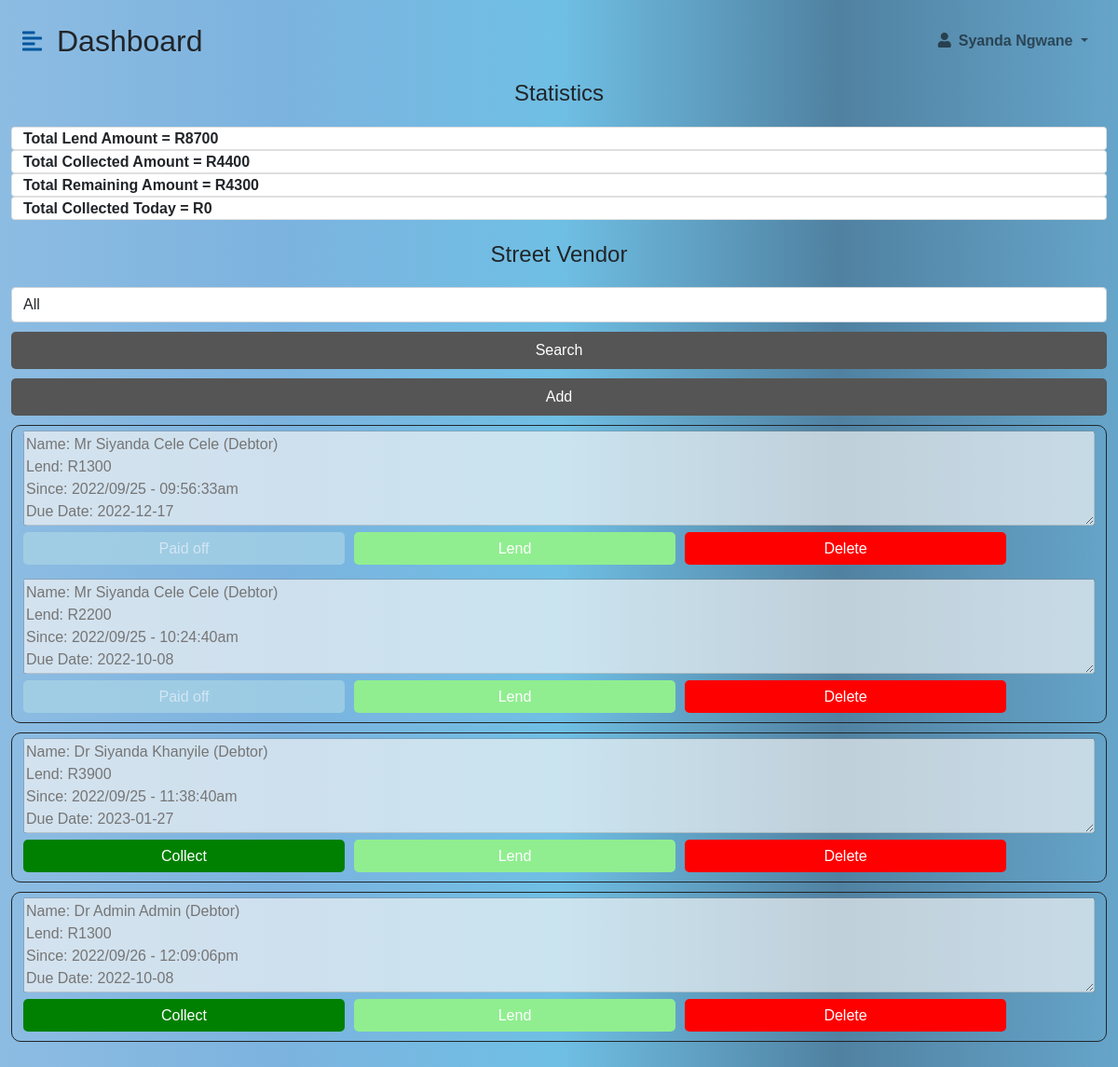
The page /street-vender.php (signed in) on the database its author committed.
### tables this page shows
CREATE TABLE `street_vendors` (
  `id` int(11) NOT NULL,
  `title` varchar(100) NOT NULL,
  `fname` varchar(1000) NOT NULL,
  `lname` varchar(1000) NOT NULL,
  `mphone` varchar(100) NOT NULL,
  `address` varchar(1000) NOT NULL,
  `date` varchar(100) NOT NULL,
  `userid` varchar(1000) NOT NULL
);

CREATE TABLE `street_vendor_loans` (
  `id` int(11) NOT NULL,
  `userid` varchar(1000) NOT NULL,
  `amount` varchar(100) NOT NULL,
  `interest` varchar(100) NOT NULL,
  `total` varchar(100) NOT NULL,
  `date` text NOT NULL,
  `due_date` varchar(100) NOT NULL,
  `status` varchar(100) NOT NULL
);

### street-vender.php (the view, shortened to what this page needs)
 <!DOCTYPE html>
<html lang="en">
<head>
    <link href="https://cdn.jsdelivr.net/npm/bootstrap@5.0.0-beta3/dist/css/bootstrap.min.css" rel="stylesheet" />
    <link rel="stylesheet" href="https://cdnjs.cloudflare.com/ajax/libs/font-awesome/5.15.3/css/all.min.css" />
    <link rel="stylesheet" href="styles.css" />
</head>
<?php
 $currentUser = $_SESSION['currentUser'];
?>
<body>
<form action="#" method="post" enctype="multipart/form-data" autocomplete="off">
<div class="d-flex" id="wrapper">
        <div id="page-content-wrapper">
            <nav class="navbar navbar-expand-lg navbar-light bg-transparent py-4 px-4">
                <div class="d-flex align-items-center">
                    <i class="fas fa-align-left primary-text fs-4 me-3" id="menu-toggle"></i>
                    <h2 class="fs-2 m-0">Dashboard</h2>
                </div>
                <div class="collapse navbar-collapse" id="navbarSupportedContent">
                    <ul class="navbar-nav ms-auto mb-2 mb-lg-0">
                        <li class="nav-item dropdown">
                            <a class="nav-link dropdown-toggle second-text fw-bold" href="#" id="navbarDropdown"
                                role="button" data-bs-toggle="dropdown" aria-expanded="false">
                                <i class="fas fa-user me-2"></i><?php echo $currentUser  ?>
                            </a>
                        </li>
                    </ul>
                </div>
            </nav>
            <div class="container-fluid px-4">
                <div class="row my-5">
                    <?php
                    $sql = "SELECT * FROM street_vendors";
                    $id = "All";
                    include "conn.php";
                    $today = 0;
                    $collected = $collected1 = $total = $total_c = 0;
                    $sql4 = "SELECT * FROM street_vendor_collections";
                    $result4 = $conn-> query($sql4);
                    if ($result4-> num_rows > 0){
                        while($row4= $result4-> fetch_assoc()){
                            $collected = $collected + $row4['amount'];
                        }
                    }
                    $total_c = $collected + $collected1;
                   $tot_loan = $street_v_loan = $clients_loan = 0;
                   $sql4 = "SELECT * FROM street_vendor_loans";
                   $result4 = $conn-> query($sql4);
                   if ($result4-> num_rows > 0){
                       while($row4= $result4-> fetch_assoc()){
                           $street_v_loan = $street_v_loan + $row4['total'];
                       }
                   }
                   $tot_loan = $clients_loan + $street_v_loan;
                   $remaining = $tot_loan - $total_c;
                   echo "<h4 style='text-align:center; margin-top:-50px;'>Statistics</h4>";
                   echo "<div class='card' style='width:100%; height:25px;'>";
                   echo "<b>Total Lend Amount = R$tot_loan</b>";
                   echo "</div>";
                   echo "<div class='card' style='width:100%; height:25px;'>";
                   echo "<b>Total Collected Amount = R$total_c</b>";
                   echo "</div>";
                   echo "<div class='card' style='width:100%; height:25px;'>";
                   echo "<b>Total Remaining Amount = R$remaining</b>";
                   echo "</div>";
                   echo "<div class='card' style='width:100%; height:25px;'>";
                   echo "<b>Total Collected Today = R$today</b>";
                   echo "</div>";
                   echo "<br>"; echo "<br>";
                    $result = $conn-> query($sql);
                    echo "<h4 style='text-align:center; margin-bottom:20px;'>Street Vendor</h4>";
                    echo "<select name='search_id' class='form-control' style='margin-bottom:10px; width:100%; display:inline;'>";
                    echo "<option value='All'>All</option>  <option value='Active'>Active</option>";
                    echo "</select>";
                    echo "<td><button type='submit' style='width: 100%; height:40px;' class='btn'
                    value='1' name='btn_search'>Search</button></td>";
                    echo "<td><button type='submit' style='width: 100%; height:40px; margin-top:10px;' class='btn'
                    value='1' name='btn_add'>Add</button></td>";
                    if ($result-> num_rows > 0){
                        while($row = $result-> fetch_assoc()){
                            $title = $row['title'];
                            $fname = $row['fname'];
                            $lname = $row['lname'];
                            $name = $title." ".$fname." ".$lname;
                            $userid = $row['userid'];
                            if($id=="All"){
                                $sql1 = "SELECT * FROM street_vendor_loans WHERE userid='$userid'";
                            }else{
                                $sql1 = "SELECT * FROM street_vendor_loans WHERE userid='$userid' AND status='$id'";
                            }
                            $result1 = $conn-> query($sql1);
                            if ($result1-> num_rows > 0){
                                echo "<div class='content' style='border: 1px solid; border-radius: 10px; margin-top:10px;'>";
                                while($row1 = $result1-> fetch_assoc()){
                                    $total = $row1['total'];
                                    $due_date = $row1['due_date'];
                                    $date = $row1['date'];
                                    $status = $row1['status'];
                                    $msg = "Name: $name (Debtor)\nLend: R$total\nSince: $date\nDue Date: $due_date";
                                    echo "<textarea type='text' style='width:100%; display:inline; margin-top:5px;' placeholder='$msg' rows='4' disabled></textarea>";
                                    if($status=="Paid off"){
                                        echo "<td><button type='submit' class='btn' value='$date' style='width:30%; background-color:lightblue; height:35px; margin-bottom:10px;
                                        display:inline;' disabled >Paid off</button></td>";
                                    }else{
                                        echo "<td><button type='submit' class='btn' value='$date' style='width:30%; background-color:green; height:35px; margin-bottom:10px;
                                        display:inline;' name='btn_collect'>Collect</button></td>";
                                    }
                                    echo "<td><button type='submit' class='btn' value='$userid' style='width:30%; margin-left: 10px; background-color:lightgreen; height:35px; margin-bottom:10px;;
                                    display:inline;' name='btn_grant_loan'>Lend</button></td>";
                                    echo "<td><button type='submit' class='btn' value='$date' style='width:30%; margin-left: 10px; background-color:red; height:35px; margin-bottom:10px;;
                                    display:inline;' name='btn_delete'>Delete</button></td>";
                                }
                                echo "</div>";
                            }
                            }
                        } else{
                            echo "<div class='content' style='border: 1px solid; border-radius: 10px;'>";
                            echo "<p class='error' style='margin-top: 10px' >No Records Found!!!</p>";
                            echo "</div>";
                        }
                    ?>
                </div>
            </div>
        </div>
    </div>
    </form>
</body>
</html>

### styles.css (style rules this page uses)
body { font-family: arial; min-width: 1300px; }
:root { --main-bg-color: #00639d; --main-text-color: #00569d; --second-text-color: #bbbbc5; --second-bg-color: #c1d9ef; }
.primary-text { color: var(--main-text-color); }
.second-text { color: var(--second-text-color); }
#wrapper { overflow-x: hidden; background-image: linear-gradient( to right, #8dbce2, #7cb3df, #6fbfe4, #5081a1, #66a5ca ); }
#page-content-wrapper { min-width: 100vw; }
#menu-toggle { cursor: pointer; }
@media (min-width: 768px) { #page-content-wrapper { min-width: 800px; width: 100%; } }

### street-vender.php (style rules this page uses)
body { font-family: arial; min-width: 10px; }
.btn { background: #555; color: #fff; border-radius: 5px; width: 100%; border: none; }

### rows shown on the page
street_vendors: title+fname+lname "Name: Mr Siyanda Cele Cele (Debtor) Lend: R1300 Since: 2022/09/25 - 09:56:33am Due Date: 2022-12-17", title+fname+lname "Name: Mr Siyanda Cele Cele (Debtor) Lend: R2200 Since: 2022/09/25 - 10:24:40am Due Date: 2022-10-08"
street_vendors: title+fname+lname "Name: Dr Siyanda Khanyile (Debtor) Lend: R3900 Since: 2022/09/25 - 11:38:40am Due Date: 2023-01-27"
street_vendors: title+fname+lname "Name: Dr Admin Admin (Debtor) Lend: R1300 Since: 2022/09/26 - 12:09:06pm Due Date: 2022-10-08"

### other values the page prints
$currentUser "Syanda Ngwane"
$tot_loan "8700"
$total_c "4400"
$remaining "4300"
$today "0"
